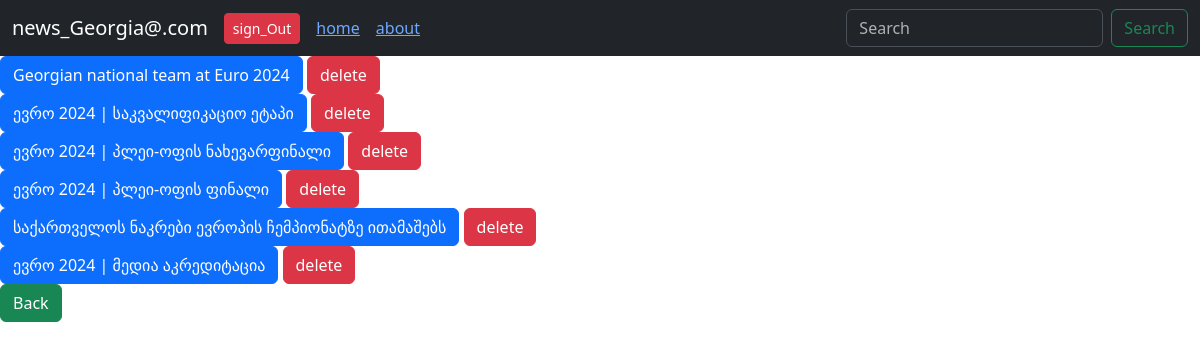
The app's page /profile/3/ (signed in) with its own data.
### users/models.py (models this page shows)
class User(AbstractUser):
    pass

### forum/models.py (models this page shows)
class Post(models.Model):
    author = models.ForeignKey(settings.AUTH_USER_MODEL, on_delete = models.CASCADE)
    title = models.CharField(max_length = 101)
    content = models.TextField()
    created_at = models.DateTimeField(auto_now_add = True)

### users/views.py (the view)
# urls.py: path('profile/<int:pk>/', profileview.as_view(), name= 'user_profile'),
class profileview(DetailView):
    template_name = 'user/profile.html'
    model = User

### templates/user/profile.html (shortened to what this page needs)
{% extends 'base.html' %}
{% block content %}
    {% for  post in user.post_set.all  %}
       <div>
        <a href = {% url  'post_detail' post.pk %} class = 'btn btn-primary' > {{post.title}}</a>
        <a href = "{% url 'post_delete' post.pk %}" class ="btn btn-danger">delete</a>
       </div>
    {% endfor %}
    <a  href = "{{request.META.HTTP_REFERER}}", class = 'btn btn-success'>Back</a>
{% endblock %}

### templates/base.html (shortened to what this page needs)
<!DOCTYPE html>
<html lang="en">
<head>
    <link href="https://cdn.jsdelivr.net/npm/bootstrap@5.3.3/dist/css/bootstrap.min.css" rel="stylesheet">
</head>
<body>
    <nav class="navbar navbar-expand-lg bg-dark" data-bs-theme='dark'>
        <div class="container-fluid">
          {% if request.user.is_authenticated %}
            <a class="navbar-brand" href="{% url 'user_profile' request.user.pk %}">{{request.user.username}}</a>
            <form method = 'post' action ="{% url  'sign_out' %}" >
              <button class = "btn btn-sm btn-danger me-3" >sign_Out</button>
            </form>
          {% else %}
            <a class = "btn btn-sm btn-primary me-3" href = "{% url 'sign_in' %}">sign_in</a>
            <a class = "btn btn-sm btn-success me-3" href = "{% url 'sign_up' %}">sign_up</a>
          {% endif %}
          <div class="collapse navbar-collapse" id="navbarSupportedContent">
            <ul class="navbar-nav me-auto mb-2 mb-lg-0">
              <li class="nav-item  me-3">
                <a href="{% url 'home'%}">home</a>
              </li>
              <li class="nav-item">
                <a  href="{%url 'about'%}">about</a>
             </li>
            </ul>
            <form class="d-flex" role="search">
              <input name = 'q'  value = "{{request.GET.q}}"    class="form-control me-2" type="search" placeholder="Search" aria-label="Search">
              <button class="btn btn-outline-success" type="submit">Search</button>
            </form>
          </div>
        </div>
      </nav>
      {%block content%}
      {% endblock%}
</body>
</html>

### records on screen
User: user.username "news_Georgia@.com"
Post: title "Georgian national team at Euro 2024"
Post: title "ევრო 2024 | საკვალიფიკაციო ეტაპი"
Post: title "ევრო 2024 | პლეი-ოფის ნახევარფინალი"
Post: title "ევრო 2024 | პლეი-ოფის ფინალი"
Post: title "საქართველოს ნაკრები ევროპის ჩემპიონატზე ითამაშებს"
Post: title "ევრო 2024 | მედია აკრედიტაცია"
